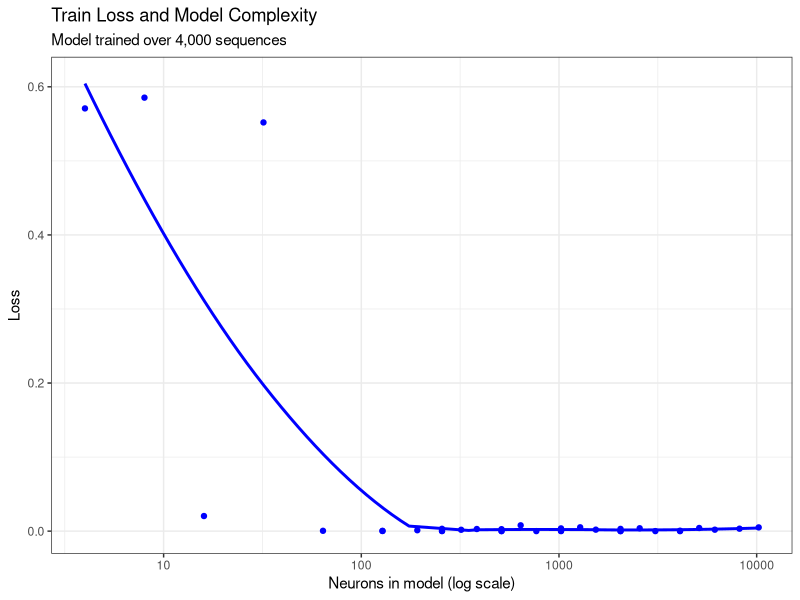

Here is the R script that generated this plot:
## Code to create a viz of train loss as a function of complexity
## For the model that trained over ~4,000 sequences

#Importing necessary libraries and data
library(tidyverse)
library(ggplot2)
fourk <- read_csv("../../results/results-4k.csv")

#Averaging loss across seeds
fourkMean <- fourk |>
  group_by(layers, neuronsPerLayer) |>
  summarize(testLoss = mean(testLoss),
         trainLoss = mean(trainLoss))

#Generating plot
plot <- ggplot(data = fourkMean) +
  geom_point(aes(x = layers*neuronsPerLayer, y = trainLoss), color = 'blue') +
  geom_smooth(se = FALSE, aes(x = layers*neuronsPerLayer, y = trainLoss), color = 'blue') +
  scale_x_log10() +
  labs(title = "Train Loss and Model Complexity",
       x = "Neurons in model (log scale)",
       y = "Loss",
       subtitle = "Model trained over 4,000 sequences") +
  theme_bw() +
  ylim(0, 0.61) #Keep trend line from dipping below 0 when all observations are > 0

ggsave('figure4.png',
       plot,
       width = 6, height = 4)
